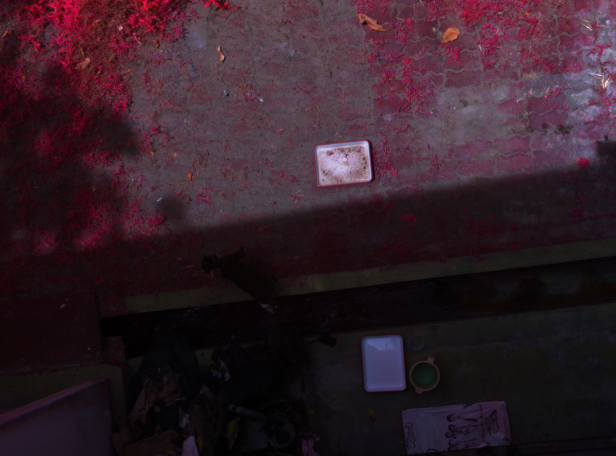
#> input picture cir.png, 1231 x 911 px (shown at 1/2 size)
$ python -i imageutils.py   (imports and definitions only)   (older library calls are emulated)
#> lines starting #> are read from the running program, lines starting #| are printed output that depends on the picture
#!/usr/bin/env python
# coding: utf-8
"""
Misc. image processing utilities

Copyright 2017 MicaSense, Inc.

Permission is hereby granted, free of charge, to any person obtaining a copy of
this software and associated documentation files (the "Software"), to deal in the
Software without restriction, including without limitation the rights to use,
copy, modify, merge, publish, distribute, sublicense, and/or sell copies of the
Software, and to permit persons to whom the Software is furnished to do so,
subject to the following conditions:

The above copyright notice and this permission notice shall be included in all
copies or substantial portions of the Software.

THE SOFTWARE IS PROVIDED "AS IS", WITHOUT WARRANTY OF ANY KIND, EXPRESS OR
IMPLIED, INCLUDING BUT NOT LIMITED TO THE WARRANTIES OF MERCHANTABILITY, FITNESS
FOR A PARTICULAR PURPOSE AND NONINFRINGEMENT. IN NO EVENT SHALL THE AUTHORS OR
COPYRIGHT HOLDERS BE LIABLE FOR ANY CLAIM, DAMAGES OR OTHER LIABILITY, WHETHER
IN AN ACTION OF CONTRACT, TORT OR OTHERWISE, ARISING FROM, OUT OF OR IN
CONNECTION WITH THE SOFTWARE OR THE USE OR OTHER DEALINGS IN THE SOFTWARE.
"""

import cv2
import os
import numpy as np
import multiprocessing
from skimage import exposure
from skimage.morphology import disk
from skimage.filters import rank, gaussian
from skimage.util import img_as_ubyte

def normalize(im, min=None, max=None):
    width, height = im.shape
    norm = np.zeros((width, height), dtype=np.float32)
    if min is not None and max is not None:
        norm = (im - min) / (max-min)
    else:
        cv2.normalize(im, dst=norm, alpha=0.0, beta=1.0, norm_type=cv2.NORM_MINMAX, dtype=cv2.CV_32F)
    norm[norm<0.0] = 0.0
    norm[norm>1.0] = 1.0
    return norm

from skimage.morphology import disk
from skimage.filters import rank

def local_normalize(im):
    norm = img_as_ubyte(normalize(im)) # TODO: mainly using this as a type conversion, but it's expensive
    width, _ = im.shape
    disksize = int(width/5)
    if disksize % 2 == 0:
        disksize = disksize + 1
    selem = disk(disksize)
    norm2 = rank.equalize(norm, footprint=selem)
    return norm2

def gradient(im, ksize=5):
    im = local_normalize(im)
    # im = normalize(im)
    grad_x = cv2.Sobel(im,cv2.CV_32F,1,0,ksize=ksize)
    grad_y = cv2.Sobel(im,cv2.CV_32F,0,1,ksize=ksize)
    grad = cv2.addWeighted(np.absolute(grad_x), 0.5, np.absolute(grad_y), 0.5, 0)
    return grad

# [221 lines left out: functions relatives_ref_band, translation_from_ref, align, default_warp_matrix, align_capture, aligned_capture, not called in this run]

class BoundPoint(object):
    def __init__(self, x=0, y=0):
        self.x = x
        self.y = y

    def __str__(self):
        return "(%f, %f)" % (self.x, self.y)

    def __repr__(self):
        return self.__str__()

class Bounds(object):
    # [4 lines left out: function __init__, not called in this run]

    def __str__(self):
        return "Bounds min: %s, max: %s" % (str(self.min), str(self.max))

    def __repr__(self):
        return self.__str__()

# [111 lines left out: functions find_crop_bounds, get_inner_rect, get_combined_bounds, min_max, map_points, not called in this run]

>>> import cv2
>>> picture = cv2.imread('../cir.png', cv2.IMREAD_GRAYSCALE)
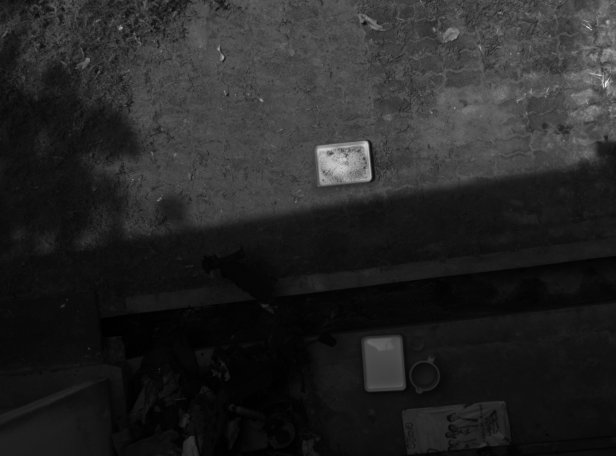
#> picture: shape (911, 1231) (shown at 1/2 size); min 0, max 252, mean 37.6
>>> result = gradient(picture)
#> in local_normalize, `norm2 = rank.equalize(norm, footprint=selem)`:
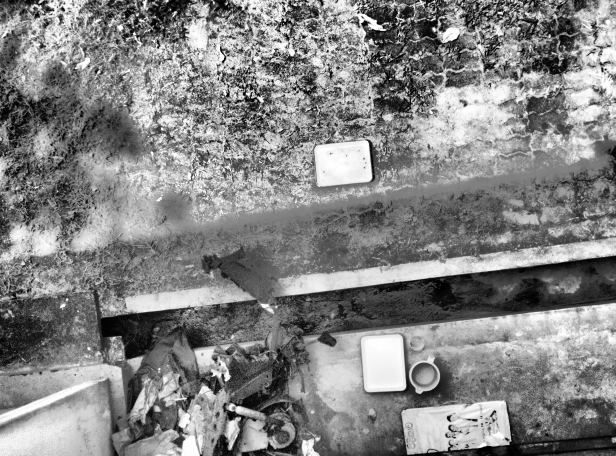
#> norm2: shape (911, 1231) (shown at 1/2 size); min 0, max 255, mean 131.7
#> in gradient, `grad_x = cv2.Sobel(im,cv2.CV_32F,1,0,ksize=ksize)`:
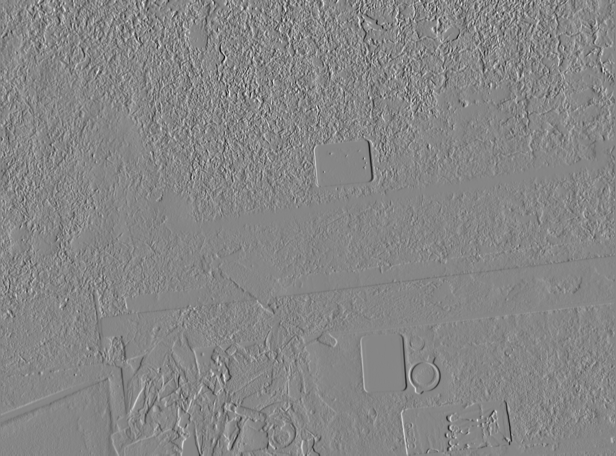
#> grad_x: shape (911, 1231) float32 (shown at 1/2 size); min -12071, max 10852, mean 2.9; drawn with min black and max white
#> in gradient, `grad_y = cv2.Sobel(im,cv2.CV_32F,0,1,ksize=ksize)`:
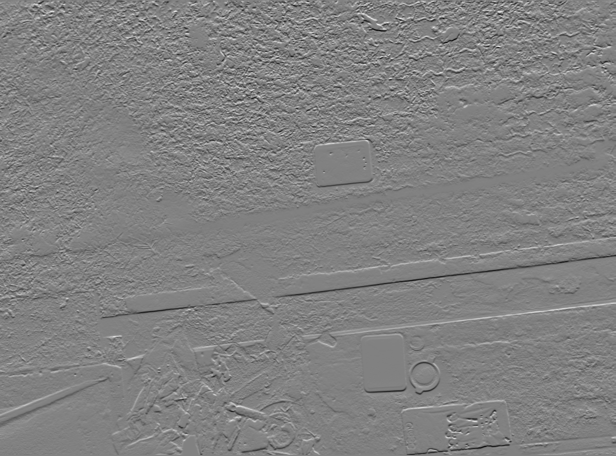
#> grad_y: shape (911, 1231) float32 (shown at 1/2 size); min -11825, max 11444, mean -3.1; drawn with min black and max white
#> in gradient, `grad = cv2.addWeighted(np.absolute(grad_x), 0.5, np.absolute(grad_y), ..`:
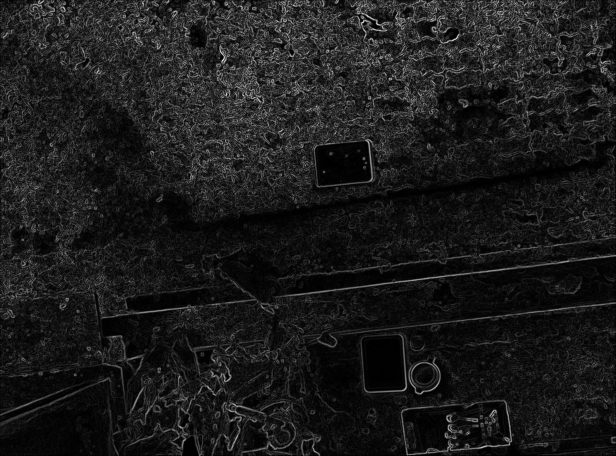
#> grad: shape (911, 1231) float32 (shown at 1/2 size); min 0, max 8794, mean 964.2; drawn with min black and max white
